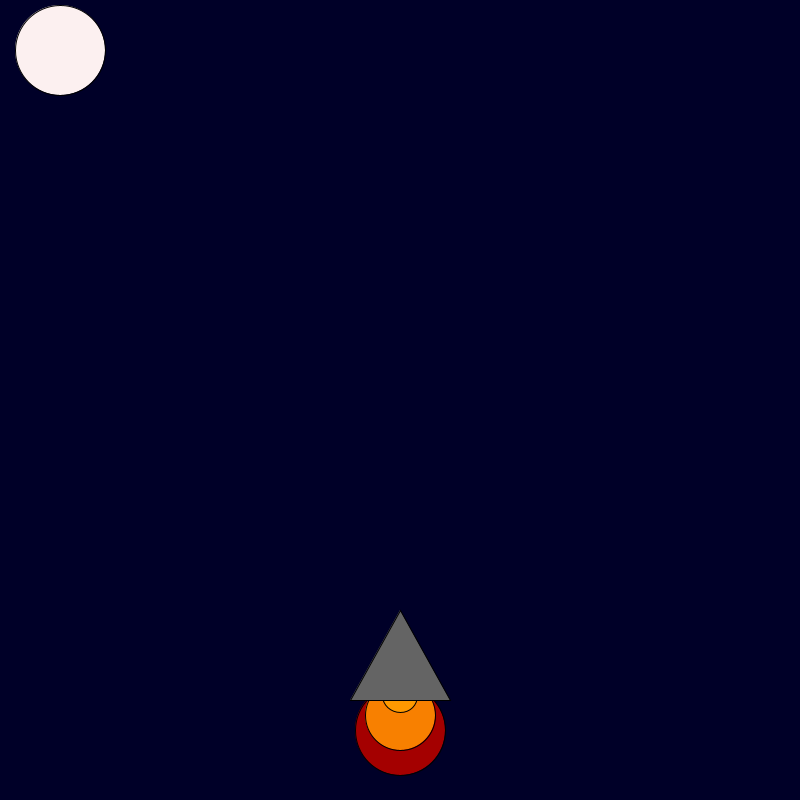
Frame 1 (no input)
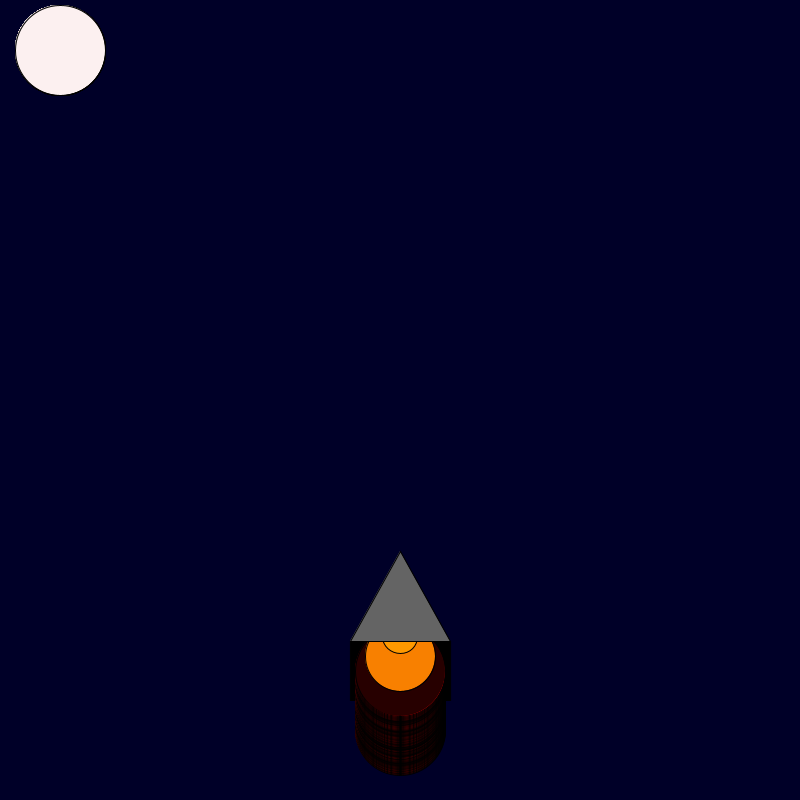
Frame 60 (the mouse pressed at the canvas centre just before this capture)
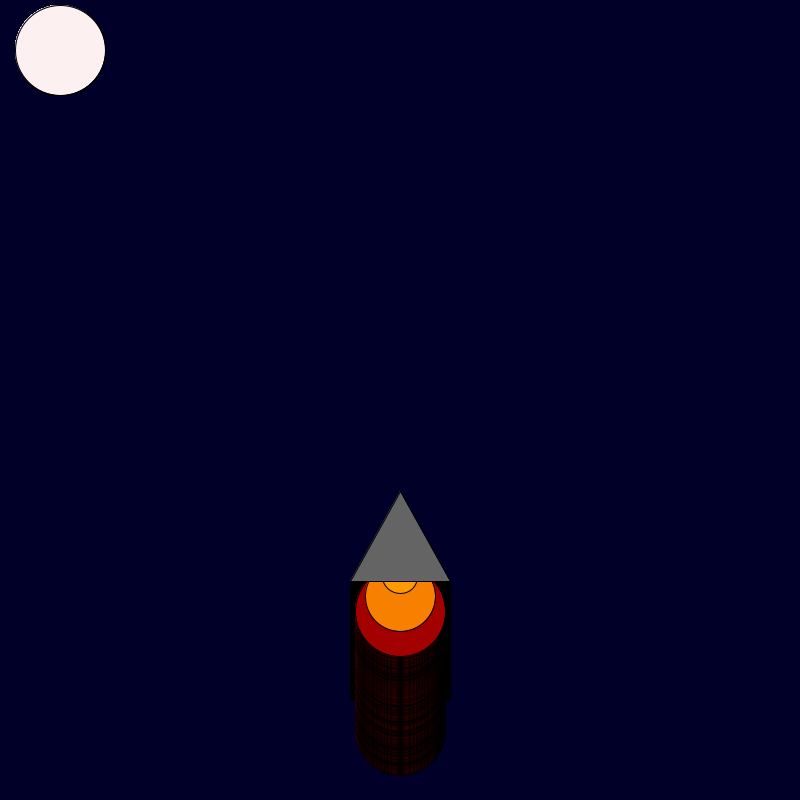
Frame 120 (the mouse held since frame 60 and released just before this capture)

The Processing sketch that drew these frames (run headless with seeded random() and noise(); from frame 60 on, the mouse is pressed at the canvas centre):

// Processing sketch: sketch_190820b
// ── sketch_190820b.pde
int x = 400; 
int y = 600; 

void setup() {

    background(0, 0, 40); size(800, 800);

}

void draw() {
  fill(#FCF0F0);
ellipse(60,50, 90, 90);
    fill(random(255), 0, 0);
    ellipse(x, y + 130, 90, 90);
    fill(248, 128, 0);
    ellipse(x, y + 115, 70, 70);
    fill(255, 153, 0);
    ellipse(x, y + 95, 35, 35);
    fill(100, 100, 100);
    triangle(x, y + 10, x + 50, y + 100, x - 50, y + 100);
y--;
}
